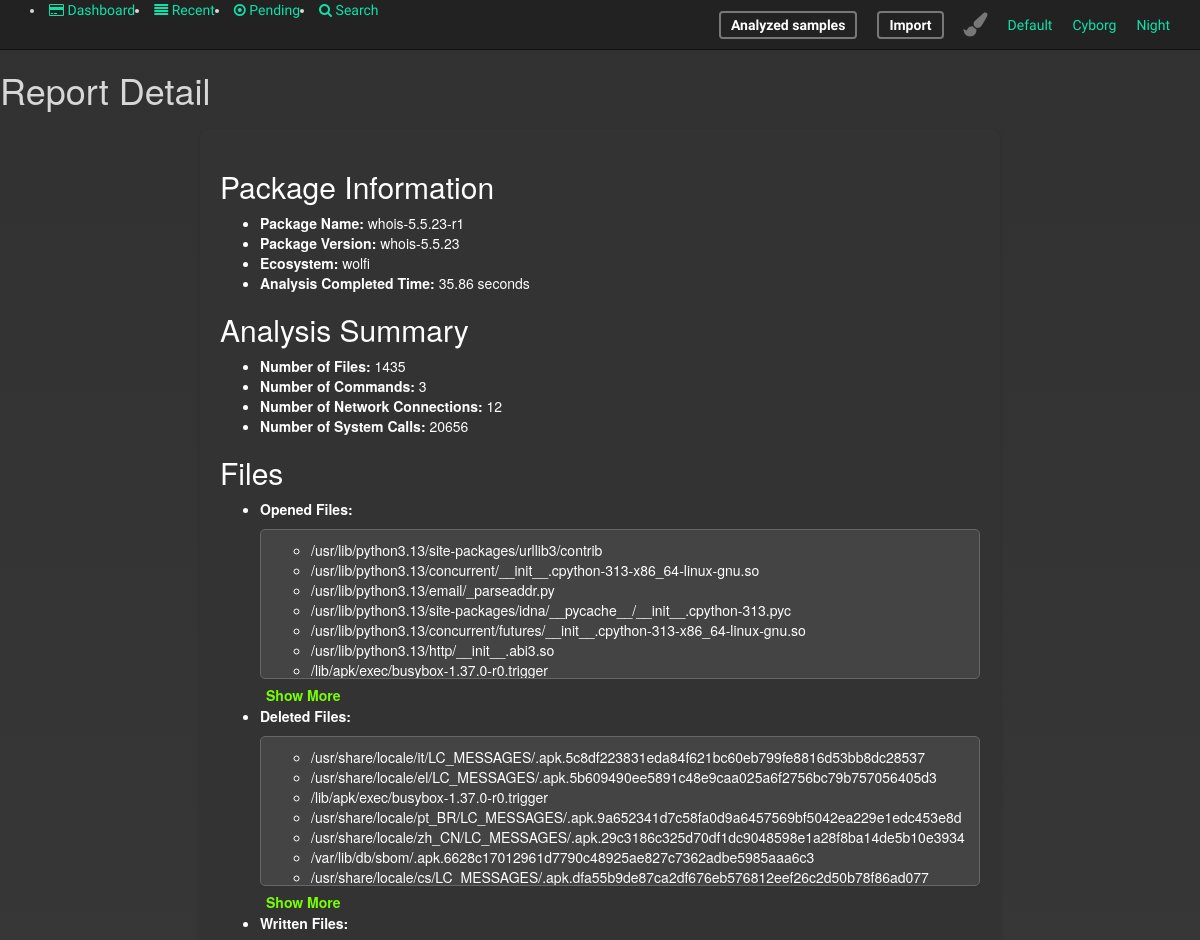
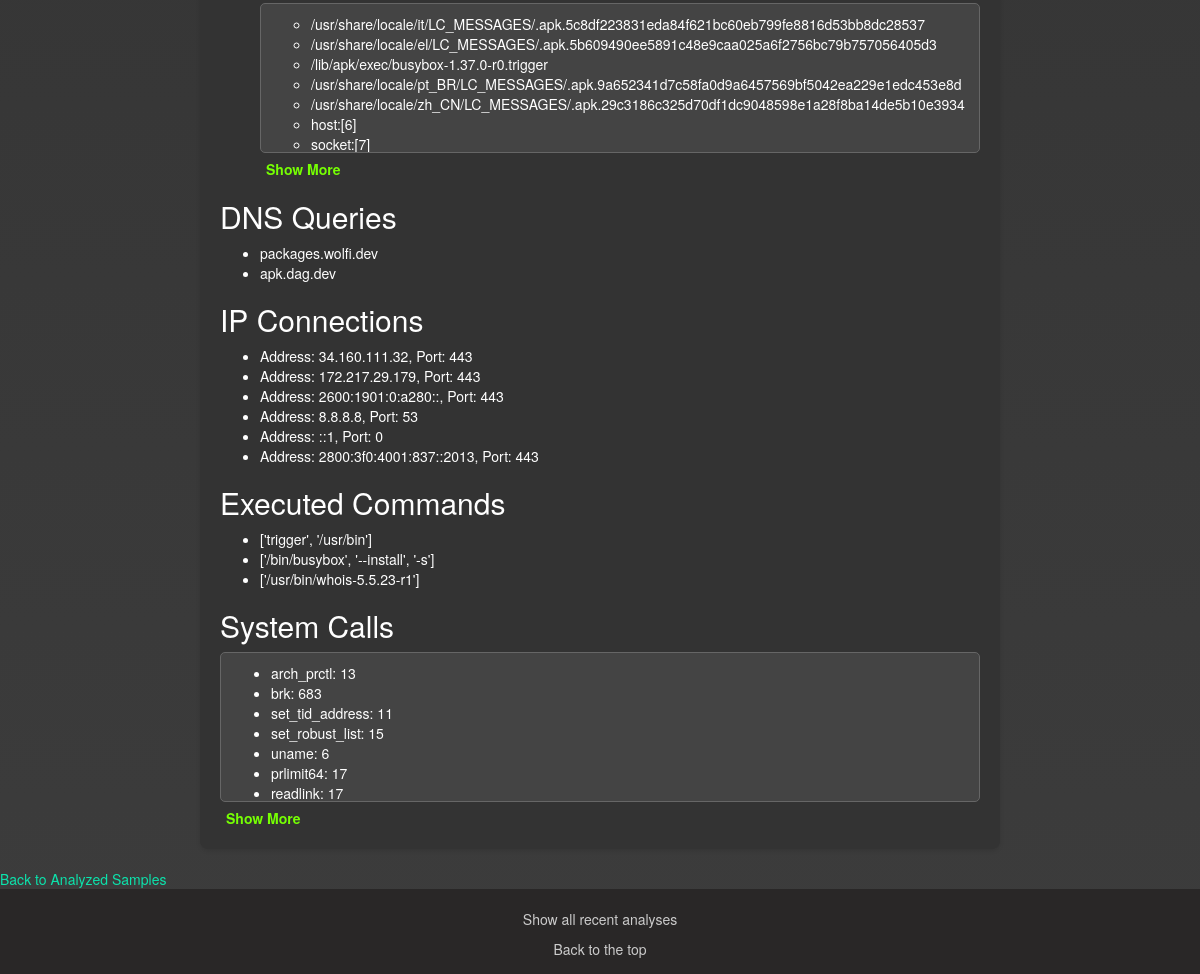
Page /package-analysis/report/43/ on the committed database (2 pictures, top to bottom).
### package_analysis/models.py (models this page shows, shortened)
class Report(models.Model):
    package = models.OneToOneField(Package, on_delete=models.CASCADE, related_name='report')
    time = models.FloatField()
    num_files = models.IntegerField()
    num_commands = models.IntegerField()
    num_network_connections = models.IntegerField()
    num_system_calls = models.IntegerField()
    files = models.JSONField(default=dict)  # Provide a default value
    dns = models.JSONField(default=list)  # Provide a default value
    ips = models.JSONField(default=list)  # Provide a default value
    commands = models.JSONField(default=list)  # Provide a default value
    syscalls = models.JSONField(default=list)  # Provide a default value

class Package(models.Model):
    package_name = models.CharField(max_length=20)
    package_version = models.CharField(max_length=20)
    ecosystem = models.CharField(max_length=20)

### package_analysis/views.py (the view)
# urls.py: path("report/<int:report_id>/", views.report_detail, name="report"),
def report_detail(request, report_id):
    report = Report.objects.get(pk=report_id)
    return render(request, 'package_analysis/report_detail.html', {'report': report})

### package_analysis/templates/package_analysis/report_detail.html (shortened to what this page needs)
{% extends "package_analysis/layout.html" %}
{% block body %}
<h1>Report Detail</h1>
<div class="report-details">
    <h2>Package Information</h2>
    <ul>
        <li><strong>Package Name:</strong> {{ report.package.package_name }}</li>
        <li><strong>Package Version:</strong> {{ report.package.package_version }}</li>
        <li><strong>Ecosystem:</strong> {{ report.package.ecosystem }}</li>
        <li><strong>Analysis Completed Time:</strong> {{ report.time|floatformat:2 }} seconds</li>
    </ul>
    <h2>Analysis Summary</h2>
    <ul>
        <li><strong>Number of Files:</strong> {{ report.num_files }}</li>
        <li><strong>Number of Commands:</strong> {{ report.num_commands }}</li>
        <li><strong>Number of Network Connections:</strong> {{ report.num_network_connections }}</li>
        <li><strong>Number of System Calls:</strong> {{ report.num_system_calls }}</li>
    </ul>
    <h2>Files</h2>
        <ul>
            <li><strong>Opened Files:</strong>
            <div class="collapsible">
                <ul>
                    {% for path in report.files.read %}
                    <li>{{ path }}</li>
                    {% endfor %}
                </ul>
            </div>
            <button class="toggle-btn">Show More</button>
            </li>
            <li><strong>Deleted Files:</strong>
            <div class="collapsible">
                <ul>
                    {% for path in report.files.delete %}
                    <li>{{ path }}</li>
                    {% endfor %}
                </ul>
            </div>
            <button class="toggle-btn">Show More</button>
            </li>
            <li><strong>Written Files:</strong>
            <div class="collapsible">
                <ul>
                    {% for path in report.files.write %}
                    <li>{{ path }}</li>
                    {% endfor %}
                </ul>
            </div>
            <button class="toggle-btn">Show More</button>
            </li>
        </ul>
    <h2>DNS Queries</h2>
    <ul>
        {% for hostname in report.dns %}
            <li>{{ hostname }}</li>
        {% empty %}
            <li>No DNS queries</li>
        {% endfor %}
    </ul>
    <h2>IP Connections</h2>
    <ul>
        {% for ip in report.ips %}
            <li>Address: {{ ip.Address }}, Port: {{ ip.Port }}</li>
        {% empty %}
            <li>No IP connections</li>
        {% endfor %}
    </ul>
    <h2>Executed Commands</h2>
    <ul>
        {% for command in report.commands %}
            <li>{{ command }}</li>
        {% empty %}
            <li>No commands executed</li>
        {% endfor %}
    </ul>
    <h2>System Calls</h2>
    <div class="collapsible">
        <ul>
            {% for syscall, count in report.syscalls %}
                <li>{{ syscall }}: {{ count }}</li>
            {% endfor %}
        </ul>
    </div>
    <button class="toggle-btn">Show More</button>
</div>
<a href="{% url 'analyzed_samples' %}">Back to Analyzed Samples</a>
{% endblock %}

### package_analysis/templates/package_analysis/report_detail.html (style rules this page uses)
.report-details { background-color: #fff; padding: 20px; margin: 20px auto; border-radius: 8px; box-shadow: 0 2px 4px rgba(0, 0, 0, 0.1); max-width: 800px; }
body.night .report-details { background-color: #333; color: #fff; }
.collapsible { background-color: #f9f9f9; border: 1px solid #ddd; padding: 10px; margin-top: 10px; border-radius: 5px; transition: max-height 0.3s ease-in-out, padding 0.3s ease-in-out; overflow: hidden; max-height: 150px; position: relative; }
body.night .collapsible { background-color: #444; border-color: #666; }
.toggle-btn { background: none; border: none; color: #007bff; cursor: pointer; font-weight: bold; margin-top: 5px; display: block; text-align: left; }
body.night .toggle-btn { color: #76ff03; }

### rows in the picture
Report: package.package_name "whois-5.5.23-r1", package.package_version "whois-5.5.23", package.ecosystem "wolfi", time "35.86", num_files "1435", num_commands "3", num_network_connections "12", num_system_calls "20656"

### other values in the picture
{{ path }} "/usr/lib/python3.13/site-packages/urllib3/contrib" "/usr/lib/python3.13/concurrent/__init__.cpython-313-x86_64-linux-gnu.so" "/usr/lib/python3.13/email/_parseaddr.py" "/usr/lib/python3.13/site-packages/idna/__pycache__/__init__.cpython-313.pyc" "/usr/lib/python3.13/concurrent/futures/__init__.cpython-313-x86_64-linux-gnu.so" "/usr/lib/python3.13/http/__init__.abi3.so" "/lib/apk/exec/busybox-1.37.0-r0.trigger"
{{ path }} "/usr/share/locale/it/LC_MESSAGES/.apk.5c8df223831eda84f621bc60eb799fe8816d53bb8dc28537" "/usr/share/locale/el/LC_MESSAGES/.apk.5b609490ee5891c48e9caa025a6f2756bc79b757056405d3" "/lib/apk/exec/busybox-1.37.0-r0.trigger" "/usr/share/locale/pt_BR/LC_MESSAGES/.apk.9a652341d7c58fa0d9a6457569bf5042ea229e1edc453e8d" "/usr/share/locale/zh_CN/LC_MESSAGES/.apk.29c3186c325d70df1dc9048598e1a28f8ba14de5b10e3934" "/var/lib/db/sbom/.apk.6628c17012961d7790c48925ae827c7362adbe5985aaa6c3" "/usr/share/locale/cs/LC_MESSAGES/.apk.dfa55b9de87ca2df676eb576812eef26c2d50b78f86ad077"
{{ path }} "/usr/share/locale/it/LC_MESSAGES/.apk.5c8df223831eda84f621bc60eb799fe8816d53bb8dc28537" "/usr/share/locale/el/LC_MESSAGES/.apk.5b609490ee5891c48e9caa025a6f2756bc79b757056405d3" "/lib/apk/exec/busybox-1.37.0-r0.trigger" "/usr/share/locale/pt_BR/LC_MESSAGES/.apk.9a652341d7c58fa0d9a6457569bf5042ea229e1edc453e8d" "/usr/share/locale/zh_CN/LC_MESSAGES/.apk.29c3186c325d70df1dc9048598e1a28f8ba14de5b10e3934" "host:[6]" "socket:[7]"
{{ hostname }} "packages.wolfi.dev" "apk.dag.dev"
{{ ip.Address }} "34.160.111.32" "172.217.29.179" "2600:1901:0:a280::" "8.8.8.8" "::1" "2800:3f0:4001:837::2013"
{{ ip.Port }} "443" "443" "443" "53" "0" "443"
{{ command }} "['trigger', '/usr/bin']" "['/bin/busybox', '--install', '-s']" "['/usr/bin/whois-5.5.23-r1']"
{{ syscall }} "arch_prctl" "brk" "set_tid_address" "set_robust_list" "uname" "prlimit64" "readlink"
{{ count }} "13" "683" "11" "15" "6" "17" "17"
